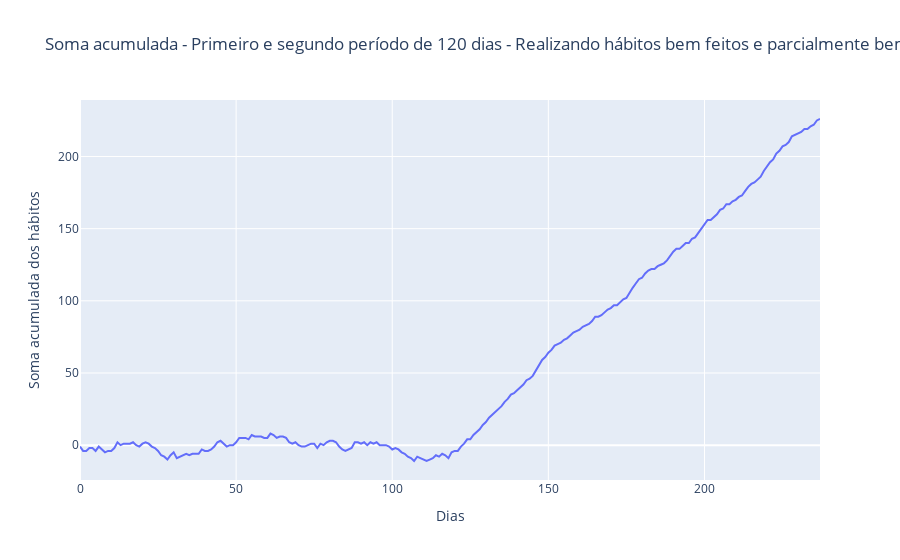

The notebook cell saved with this chart:
### Code cell
px.line(habitos, x=habitos.index, y=habitos['soma_acum'], labels={'index':'Dias', 'soma_acum':'Soma acumulada dos hábitos'}, title='Soma acumulada - Primeiro e segundo período de 120 dias - Realizando hábitos bem feitos e parcialmente bem feitos')

### Figure 1 — Plotly figure (JSON) as saved in the notebook; plotly's stock layout.template omitted (floating-point values rounded to 4 significant figures; data arrays with more than 128 entries replaced by an {"elided": "..."} marker saying what was removed)
{"data": [{"hovertemplate": "Dias=%{x}<br>Soma acumulada dos hábitos=%{y}<extra></extra>", "legendgroup": "", "line": {"color": "#636efa", "dash": "solid"}, "marker": {"symbol": "circle"}, "mode": "lines", "name": "", "orientation": "v", "showlegend": false, "type": "scatter", "x": {"elided": "238 int values"}, "xaxis": "x", "y": {"elided": "238 int values"}, "yaxis": "y"}], "layout": {"autosize": true, "legend": {"tracegroupgap": 0}, "title": {"text": "Soma acumulada - Primeiro e segundo período de 120 dias - Realizando hábitos bem feitos e parcialmente bem feitos"}, "xaxis": {"anchor": "y", "autorange": true, "domain": [0, 1], "range": [0, 237], "title": {"text": "Dias"}, "type": "linear"}, "yaxis": {"anchor": "x", "autorange": true, "domain": [0, 1], "range": [-24.17, 239.2], "title": {"text": "Soma acumulada dos hábitos"}, "type": "linear"}}}
